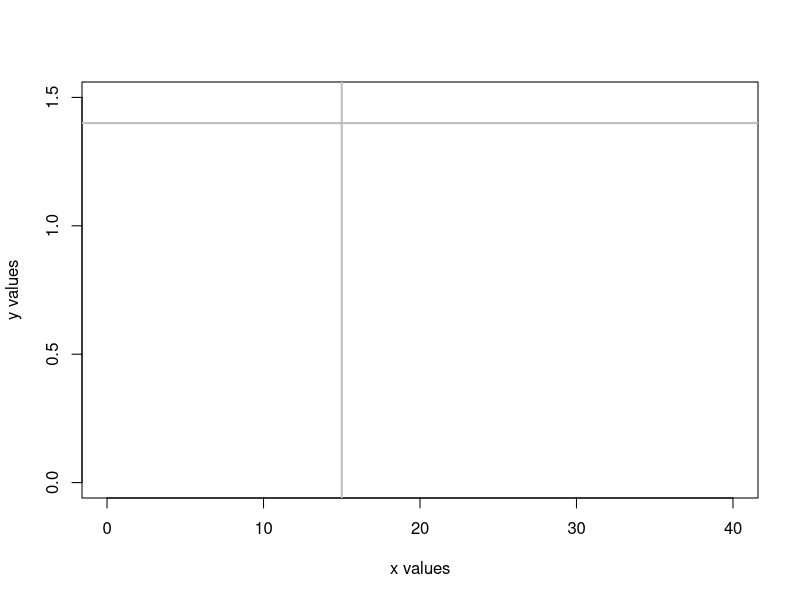

Here is the R script that generated this plot: (Note: this script raises an error after producing the figure.)
## ---- chunk 1
knitr::knit_hooks$set(
  margin = function(before, options, envir) {
    if (before) par(mgp = c(1.5, .5, 0)) #, bty = "n", plt = c(.105, .97, .13, .97))
    else NULL
  })

knitr::opts_chunk$set(echo       = TRUE,
                      message    = FALSE,
                      cache      = TRUE,
                      autodep    = TRUE,
#                      dev.args   = list(pointsize = 11),
                      fig.height = 5,
                      fig.width  = 1.4 * 5,
                      fig.retina = 2,
                      fig.align  = "center",
                      margin     = TRUE)
## ---- chunk 2
needed_packages <- c(
  "deSolve",
  "tibble",
  "purrr",
  "dplyr",
  "magrittr"
)
## ---- chunk 3
to_install <- needed_packages[! needed_packages %in% installed.packages()[,"Package"]]
if (length(to_install)) install.packages(to_install)
## ---- chunk 4
library(tibble)
library(purrr)
library(dplyr)
library(magrittr)
## ---- chunk 5
lwd_val <- 2
## ---- chunk 6
ode2 <- function(...) tibble::as_tibble(as.data.frame(deSolve::ode(...)))

seq2 <- function(...) seq(..., le = 512)

plotl <- function(...) plot(..., type = "l", lwd = 2)

lines2 <- function(...) lines(..., lwd = 2)

legend2 <- function(...) legend(..., bty = "n")

abline2 <- function(..., col = 2) abline(..., lwd = lwd_val, col = col)

plot2 <- function(..., col = 4) plot(..., type = "l", lwd = lwd_val, col = col)

plot3 <- function(...) plot2(..., xlab = "actual duration of treatment (days)")

legend2 <- function(...) legend(..., lty = 1, lwd = lwd_val, bty = "n")

legend3 <- function(x, y, legend, ...) {
  tmp <- legend2(x, y, legend = rep(" ", length(legend)),
                 text.width = max(strwidth(legend)), xjust = 1, yjust = 1, ...)
  text(tmp$rect$left + tmp$rect$w, tmp$text$y, legend, pos = 2)
}

mclapply2 <- function(...) {
  parallel::mclapply(..., mc.cores = parallel::detectCores() - 1)
}

polygon2 <- function(x, y, col = 4, alpha = .2, ...) {
  polygon(c(x[1], x, tail(x, 1)), c(0, y, 0), col = adjustcolor(col, alpha),
          border = NA)
}

polygon3 <- function(x, y1, y2, col = 4, ...) {
  polygon(c(x, rev(x)), c(y1, rev(y2)), col = col, border = NA, ...)
}
## ---- chunk 7
rgb2 <- function(...) rgb(..., maxColorValue = 255)

yellows <- map_chr(list(
  list(255, 241, 195),
  list(246, 220, 138),
  list(235, 200,  79),
  list(204, 159,  44),
  list(156, 120,  24),
  list(107,  85,  19)), ~ do.call(rgb2, .x))

reds <- map_chr(list(
  list(250, 208, 206),
  list(237, 164, 167),
  list(222, 104, 102),
  list(201,  62,  63),
  list(156,  39,  38),
  list(116,  24,  21)), ~ do.call(rgb2, .x))

blues <- map_chr(list(
  list(200, 231, 251),
  list(157, 202, 235),
  list( 87, 153, 209),
  list(  1, 113, 178),
  list(  5,  78, 145),
  list(  3,  44,  92)), ~ do.call(rgb2, .x))

greens <- map_chr(list(
  list(217, 232, 197),
  list(160, 201, 121),
  list( 98, 179,  70),
  list( 69, 148,  51),
  list( 35, 113,  48),
  list( 21,  59,  28)), ~ do.call(rgb2, .x))

# template:
#<- map_chr(list(
#  list(, , ),
#  list(, , ),
#  list(, , ),
#  list(, , ),
#  list(, , ),
#  list(, , )), ~ do.call(rgb2, .x))

## ---- chunk 8
find_rate <- function(p = .1, b1 = .5 * p, b2 = 1.5 * p) {
  optimise(function(x) abs(exp(- x) - (1 - p)), c(b1, b2))$min
}
## ---- chunk 9
hill <- function(x, X, Y, h) {
  x2h <- x^h
  Y * x2h / (X^h + x2h)
}
## ---- chunk 10
xs <- seq2(0, 40)
X <- 15
Y <- 1.4

plot(NA, xlim = c(0, max(xs)), ylim = c(0, 1.5), xlab = "x values", ylab = "y values")
abline2(v = X, col = "grey")
abline2(h = Y, col = "grey")

hs <- exp(seq(-3, 3))
cols <- spectral(length(hs))
walk2(hs, cols, ~ lines2(xs, hill(xs, X, Y, h = .x), col = .y))

legend3("bottomright", col = cols, title = "Hill coefficient h",
        legend = formatC(round(hs, 2), digits = 2, format = "f"))

axis(1, X, "X")
axis(2, Y, "Y", las = 1)
## ---- chunk 11
uptake <- function(d, Xv, Yv, Zv, hv) {
  Zv - hill(d, Xv, Yv, hv)
}
## ---- chunk 12
ds <- seq2(0, 30)
plot2(ds, uptake(ds, 15, 1, 1, 4), ylim = 0:1,
      xlab = "duration of treatment (days)", ylab = "uptake probability")
lines2(ds, uptake(ds, 10, .7, .9, 1.75), col = 3)
## ---- chunk 13
plot_probabilities <- function(
    pd = 40,                      # proposed duration of treatment
    Xf  = 25,   Yf = .8, hf = 7,  # fatigue
    Xmp = .875, Ym = 1,  hm = 50, # mitigation of fatigue
    lwd = 2,
    ylim = 0:1,
    add = FALSE,
    lgnd = TRUE) {                # whether to add the legend to the plot or not
  
  Xm <- Xmp * pd
  ts <- seq2(0, pd)

  fatigue <- hill(ts, Xf, Yf, hf)
  mitigation <- 1 - hill(ts, Xm, Ym, hm)
  
  if (! add) plot(ts, fatigue, ylim = ylim, col = 3, type = "l", lwd = lwd,
                  xlab = "time in treatment (days)",
                  ylab = "probability or mitigation factor")
  lines2(ts, mitigation, col = 2)
  lines2(ts, mitigation * fatigue, col = 4)
  
  if (lgnd & ! add)
    legend2("left", col = c(3, 2, 4),
            legend = c("fatigue", "mitigation of fatigue", "dropping probability"))
}
## ---- chunk 14
plot_probabilities()
## ---- chunk 15
plot_probabilities(hf = 0, hm = 0, Ym = .05, Yf = .4)
## ---- chunk 16
dropping_probability <- function(
    pd = 40,                        # proposed duration of treatment
    Xf  = 25,   Yf = .8, hf = 7,    # fatigue
    Xmp = .875, Ym = 1,  hm = 50,   # mitigation of fatigue
    by = pd / (le - 1), le = 512) { # sampling day in the treatment

  ts <- seq(0, pd, by)
  tibble(x = ts,
         y = hill(ts, Xf, Yf, hf) * (1 - hill(ts, Xmp * pd, Ym, hm)))
}
## ---- chunk 17
dropping_probability()
## ---- chunk 18
effective_duration <- function(
    pd = 40,                        # proposed duration of treatment
    Xf  = 25,   Yf = .8, hf = 7,    # fatigue
    Xmp = .875, Ym = 1,  hm = 50,   # mitigation of fatigue
    by = pd / (le - 1), le = 512) { # sampling effective durations of treatment
  
  dp <- dropping_probability(pd, Xf, Yf, hf, Xmp, Ym, hm, by, le)
  y <- dp$y
  dens <- c(y[1], y[-1] * cumprod(1 - y[-length(y)]))
  tibble(x = dp$x,
         y = dens / sum(dens))
}
## ---- chunk 19
with(effective_duration(), {
  plot3(x, y, ylab = "probability density")
  polygon2(x, y)
})
## ---- chunk 20
explore_dropping <- function(
    Xf  = 200,  Yf  = .15, hf  = 7,
    Xmp = .875, Ym  = 1,   hm  = 50,
    by  = .1, ylim = c(0, .2),
    proposed_durations = c(20, 40, seq(60, 100, 10))) {

  proposed_durations <- sort(proposed_durations)

  eds <- map(proposed_durations,
             ~ effective_duration(.x, Xf, Yf, hf, Xmp, Ym, hm, by))
  
  opar <- par(mfrow = 2:1, plt = c(.1, .96, .21, .93))
  
  plot_probabilities(tail(proposed_durations, 1),
                Xf, Yf, hf, Xmp, Ym, hm, lwd = 4, ylim = ylim, lgnd = FALSE)
  walk(head(proposed_durations, -1),
       ~ plot_probabilities(.x, Xf, Yf, hf, Xmp, Ym, hm, add = TRUE))
  
  plot(NA, xlim = c(0, max(proposed_durations)),
           ylim = c(0, max(unlist(map(eds, ~ .x$y)))),
           xlab = "effective duration of treatment (days)",
           ylab = "probability density")
  walk(eds, ~ with(.x, {
    lines2(.x$x, .x$y, col = 4)
    polygon2(x, y)
  }))
  abline2(v = proposed_durations, col = "grey")
  
  par(opar)
}
## ---- chunk 21
explore_dropping(Xmp = .95, hm = 50, ylim = c(0, .0007))
## ---- chunk 22
draw_durations <- function(
    pd = 40,                        # proposed duration of treatment
    Xf  = 25,   Yf = .8, hf = 7,    # fatigue
    Xmp = .875, Ym = 1,  hm = 50,   # mitigation of fatigue
    by = pd / (le - 1), le = 512,   # sampling effective durations of treatment 
    n = 1000) {                     # number to draw
  with(effective_duration(pd, Xf, Yf, hf, Xmp, Ym, hm, by, le), sample(x, n, TRUE, y)) 
}                    
## ---- chunk 23
draw_durations(n = 16)
## ---- chunk 24
ts <- seq2(0, 30)
plot3(ts, hill(ts, 5, 1, .8), ylim = 0:1, ylab = "treatment efficacy")
lines2(ts, hill(ts, 20, 1, 5), col = 3)
legend2("topleft", legend = c("optimistic", "pessimistic"), col = 4:3)
## ---- chunk 25
pi_value <- function(
    tau = .99,
    pd = 10,
    
    Xv  = 15,   Yv = 1,   hv = 4, Zv = 1,
    Xf  = 200,  Yf = .15, hf = 7,
    Xmp = .875, Ym = 1,   hm = 50,
    Xe  = 10,   Ye = 1,   he = 1,
    
    by = pd / (le - 1), le = 512,
    n = 1000) {
  
  tau *
    uptake(pd, Xv, Yv, Zv, hv) *
    hill(draw_durations(pd, Xf, Yf, hf, Xmp, Ym,  hm, by, le, n), Xe, Ye, he)
}
## ---- chunk 26
tau_vals <- c(.2, .5, .75, .9, 1)

out1 <- tau_vals |>
  map(~ pi_value(tau = .x, pd = 10, n = 1e4, le = 1e6)) |> 
  map(density)

plot2(NA, xlim = 0:1, ylim = c(0, max(unlist(map(out1, extract2, "y")))),
      xlab = expression(paste("proportion ", pi, " of new infections sterilized")),
      ylab = "density of probability")

walk2(out1, seq_along(tau_vals), ~ with(.x, {
  polygon2(x, y, col = .y)
  lines2(x, y, col = .y)
}))

add_legend_sterilization <- function(...) {
  legend2("topright", legend = paste0(rev(100 * tau_vals), "%"),
          col = rev(seq_along(tau_vals)),
          title = expression(paste("perentage ", tau,
                                   " of recent infections identified")))
}

add_legend_sterilization()
## ---- chunk 27
quantplot <- function(x, y, probs = c(.025, seq(.05, .95, .05), .975),
                      col = 4, alpha = .07, smooth = TRUE, ...) {
  lowess2 <- function(y) lowess(x, y, ...)$y
  
  y <- map_dfr(y, quantile, probs)
  if (smooth) y <- map_dfc(y, lowess2)
  
  nbcol <- ncol(y)
  test <- nbcol %% 2
  nb <- (nbcol - test) / 2 - 1
  walk(0:nb,
       ~ polygon3(x, y[[1 + .x]], y[[nbcol - .x]], col = adjustcolor(col, alpha)))
  if (test) lines2(x, y[[ceiling(nbcol / 2)]], col = col)
}
## ---- chunk 28
pd_vals <- seq(1, 40, le = 512)
out <- map(tau_vals,
           ~ mclapply2(pd_vals,
                       function(x) pi_value(pd = x, tau = .x, n = 1e4, le = 1e6)))
## ---- chunk 29
plot(NA, xlim = c(0, 45), ylim = 0:1,
     xlab = "proposed duration d of treatment (days)",
     ylab = expression(paste("proportion ", pi, " of new infections sterilized")))

walk2(out,
      seq_along(out),
      ~ quantplot(pd_vals, .x,  probs = seq(.025, .975, le = 75), col = .y,
                  alpha = .03, smooth = FALSE))

add_legend_sterilization()
## ---- chunk 30
dashboard_prt <- function(
    max_dur = 40,
    tau = .99,
    
    Xv  = 15,   Yv = 1,   hv = 4, Zv = 1,
    Xf  = 200,  Yf = .15, hf = 7,
    Xmp = .875, Ym = 1,   hm = 50,
    Xe  = 10,   Ye = 1,   he = 1,
    
    le = 512,       # nb of pts along the x axes
    npop = 1000,    # nb of pts along the distribution to draw from
    nspl = 1000,    # nb of pts to draw from the distribution (nspl >> npop is better)
    probs = seq(.025, .975, le = 75),
    ylim1 = 0:1, ylim3 = 0:1, ylim4 = 0:1,
    col1 = 4, col2 = 4, col3 = 4, col4 = 4, col5 = 4,
    alpha = .1, smooth = TRUE, f1 = 2 / 3, f2 = .08, ...) {
  
  min_dur <- .1
  ds <- seq(min_dur, max_dur, le = le)
  
# 1. treatment uptake
  plot2(ds, uptake(ds, Xv, Yv, Zv, hv), ylim = ylim1, col = col1,
        xlab = "proposed duration of treatment (days)", ylab = "uptake probability")

# 2. distribution of actual durations of treatment
  
  proposed_durations <- seq(10, 40, 10) #pretty(2:max_dur)
  
  eds <- map(proposed_durations,
             ~ effective_duration(.x, Xf, Yf, hf, Xmp, Ym, hm, by = .1))
  
  plot(NA, xlim = c(0, max_dur),
           ylim = c(0, max(unlist(map(eds, ~ .x$y)))),
           xlab = "actual duration of treatment (days)",
           ylab = "probability density")
  walk(eds, ~ with(.x, {
    lines2(.x$x, .x$y, col = col2)
    polygon2(x, y)
  }))
  abline2(v = proposed_durations, col = "grey")
  
# 3. durations of treatment vs proposed duration of treatment
  plot(NA, xlim = c(0, max_dur),
           ylim = c(0, max_dur),
           xlab = "proposed duration of treatment (days)",
           ylab = "of treatment (days)")
  mtext("actual duration", 2, 2.25)
  
  eds <- mclapply2(ds,
                   function(x)
                     draw_durations(x, Xf, Yf, hf, Xmp, Ym, hm, le = npop, n = nspl))
  quantplot(ds, eds,  probs, col = col3, alpha, smooth, f = f1, ...)
  abline2(0, 1, col = "grey")
  
# 4. pharmaco-dynamics treatment efficacy
  plot3(ds, hill(ds, Xe, Ye, he), ylim = ylim3, col = col4, ylab = "treatment efficacy")

# 5. intervention efficacy
  plot(NA, xlim = c(0, 45), ylim = ylim4,
     xlab = "proposed duration of treatment (days)",
     ylab = "infections sterilized")
  mtext("proportion of new", 2, 2.25)

  out <- mclapply2(ds,
                   function(x) pi_value(tau, x, Xv, Yv, hv, Zv, Xf, Yf, hf, Xmp, Ym,
                                        hm, Xe, Ye, he, le = npop, n = nspl))
  quantplot(ds, out,  probs, col = col5, alpha, smooth, f = f2, ...)
  
  lines2(ds, 1 - map_dbl(out, ~ mean(1 - .x)), col = 2, lty = 3)
  
  invisible(list(d = ds, pi = out))
}
## ---- chunk 31
opar <- par(mfrow = c(3, 2), cex = 1, plt = c(.25, .95, .25, .9))
dashboard_prt(probs = seq(.001, .999, le = 9), alpha = .2, npop = 1e4, nspl = 1e3,
              col2 = 4, col4 = 4, ylim4 = c(0, .5))
par(opar)
## ---- chunk 32
sid_dyn <- function(N, I0 = 0, D0, beta, gamma, pi, delta, alpha, times) {
  ode2(c(S = N - I0 - D0, I = I0, D = D0),
       times,
       function(time, state, pars) {
         with(as.list(c(state, pars)), {
           infection <- (1 - pi) * beta * D * S
           dS  <- gamma * I + alpha * D - infection
           dI  <- infection - (delta + gamma) * I
           dD  <- delta * I - alpha * D
           list(c(dS, dI, dD))
         })
       },
       c(beta = beta, gamma = gamma, pi = pi, delta = delta, alpha = alpha))
}
## ---- chunk 33
sid_equ <- function(N, beta, gamma, pi, delta, alpha) {
  Dstar <- delta * N / (alpha + delta) - alpha * (delta + gamma) /
           ((alpha + delta) * (1 - pi) * beta)
  Istar <- alpha * Dstar / delta
  c(S = N - Istar - Dstar, I = Istar, D = Dstar)
}
## ---- chunk 34
plot_sid_dyn_equ <- function(
    N     = 1e5,
    D0    = 350,
    beta  = .000001,
    gamma = 0,
    pi    = 0,
    delta = .0001,
    alpha = 1 / 70,
    times = seq2(0, 25000)) {
  sims <- sid_dyn(N = N, I0 = 0, D0 = D0, beta = beta, gamma = gamma, pi = pi,
                  delta = delta, alpha = alpha, times = times)

  equs <- sid_equ(N = N, beta = beta, gamma = gamma, pi = pi,
                  delta = delta, alpha = alpha)
  
  plotl2 <- function(...) plotl(..., xlab = "time (year)")
  
  opar <- par(mfrow = c(1, 3), cex = 1, plt = c(.25, .95, .25, .9))
  with(sims, {
    plotl2(time, I, col = 2, ylab = "infection prevalence")
    abline(h = equs["I"], col = 2)
    plotl2(time, D, col = 3, ylab = "disease prevalence")
    abline(h = equs["D"], col = 3)
    plotl2(time, delta * I, col = 4, ylab = "yearly disease incidence")
    abline(h = delta * equs["I"], col = 4)
  })
  par(opar)
}
## ---- chunk 35
plot_sid_dyn_equ()
## ---- chunk 36
sid_param_val <- function(inf_prev, dis_prev, dis_incd, N = 1e5) {
  delta <- dis_incd / inf_prev
  alpha <- dis_incd / dis_prev
  c(alpha = alpha,
    beta  = alpha * delta / (delta * N - (alpha + delta) * dis_prev),
    delta = delta)
}
## ---- chunk 37
(sid_p_val <- sid_param_val(2e4, 322, 176))
## ---- chunk 38
plot_sid_dyn_equ(D0    = 322,
             beta  = sid_p_val[["beta"]],
             delta = sid_p_val[["delta"]],
             alpha = sid_p_val[["alpha"]],
             times = seq2(0, 6000))
## ---- chunk 39
siid_dyn <- function(N = 1e5, Is0 = 0, If0 = 0, D0,
                    pi, p, beta, gammas, gammaf, deltas, deltaf, alpha, times) {
  ode2(c(S = N - Is0 - If0 - D0, Is = Is0, If = If0, D = D0),
       times,
       function(time, state, pars) {
         with(as.list(c(state, pars)), {
           infection <- beta * D * S
           dS  <- gammas * Is + gammaf * If + alpha * D - (1 - p * pi) * infection
           dIs <- (1 - p) * infection - (gammas + deltas) * Is
           dIf <- (1 - pi) * p * infection - (gammaf + deltaf) * If
           dD  <- deltas * Is + deltaf * If - alpha * D
           list(c(dS, dIs, dIf, dD))
         })
       },
       c(pi = pi, p = p, beta = beta, gammas = gammas, gammaf = gammaf,
         deltas = deltas, deltaf = deltaf, alpha = alpha))
}
## ---- chunk 40
siid_equ <- function(N = 1e5, pi, p, beta, gammas, gammaf, deltas, deltaf, alpha) {
  A  <- (alpha * deltaf + (1 + deltas) * gammaf) * (1 - p) +
        (alpha * deltas + (alpha + deltaf) * gammas) * (1 - pi) * p + 
        (1 - p * pi) * deltas * deltaf
  D  <- (((1 - p) * deltas * gammaf +
          (1 - pi) * p * gammas * deltaf +
          (1 - p * pi) * deltas * deltaf) * N - 
         (deltas * gammaf + gammas * deltaf + deltas * deltaf) * alpha / beta) / A
  If  <- (N - (alpha / deltas + 1) * D) * (1 - pi) * p * beta * D / 
         (gammaf + deltaf + (1 - deltaf / deltas) * (1 - pi) * p * beta * D)
  Is  <- (alpha * D - deltaf * If) / deltas
  c(S  = N - Is - If - D,
    Is = Is,
    If = If,
    D  = D)
}
## ---- chunk 41
plot_siid_dyn_equ <- function(
    N = 1e5,
    Is0 = 0,
    If0 = 0,
    D0 = 350,
    pi = 0,
    p = .9,
    beta = 1e-6,
    gammas = 0,
    gammaf = 0,
    deltas = 1e-6,
    deltaf = 1e-4,
    alpha = 1 / 70,
    times = seq2(0, 700000)) {
  
  sims <- siid_dyn(N, Is0, If0, D0,
                  pi, p, beta, gammas, gammaf, deltas, deltaf, alpha, times)

  equs <- siid_equ(N, pi, p, beta, gammas, gammaf, deltas, deltaf, alpha)
  
  plotl2 <- function(...) plotl(..., xlab = "time (year)")
  
  opar <- par(mfrow = c(2, 2), cex = 1, plt = c(.25, .95, .25, .9))
  with(sims, {
    incidence_dyn <- deltas * Is + deltaf * If
    incidence_equ <- deltas * equs["Is"] + deltaf * equs["If"]
    
    plotl2(time, Is + If, col = 1, ylab = "infection prevalence")
    abline(h = equs["Is"] + equs["If"], col = 1)
    
    plotl2(time, D,  col = 2, ylab = "disease prevalence")
    abline(h = equs["D"], col = 2)
    
    plotl2(time, incidence_dyn, col = 3, ylab = "yearly disease incidence")
    abline(h = incidence_equ, col = 3)
    
    plotl2(time, deltaf * If / incidence_dyn, col = 4,
           ylab = "proportion of fast infections")
    abline(h = deltaf * equs["If"] / incidence_equ, col = 4)
  })
  par(opar)
}
## ---- chunk 42
plot_siid_dyn_equ()
## ---- chunk 43
N <- 1e5
beta <- .000001
gamma <- gammas <- gammaf <- 0
pi <- 0
delta <- deltas <- deltaf <- .0001
alpha <- 1 / 70
p <- 1
sid_equ(N, beta, gamma, pi, delta, alpha)
siid_equ(N, pi, p, beta, gammas, gammaf, deltas, deltaf, alpha)
## ---- chunk 44
siid_equ2 <- function(N = 1e5, p, beta, gammas, gammaf, deltas, deltaf, alpha) {
  D <- (((gammaf + deltaf) * deltas +
           (gammas * deltaf - deltas * gammaf) * p) * beta * N -
          (gammas * deltaf + (gammaf + deltaf) * deltas) * alpha) /
    (((alpha + deltas) * deltaf + (1 - p) * (1 + deltas) * gammaf +
        ((deltaf + alpha) * gammas - (deltaf - deltas) * alpha) * p) * beta)
  
  c(D = D,
    I = ((N - D) * (deltaf - deltas) * p * beta - (gammaf + deltaf) * alpha) * D /
      ((deltaf - deltas) * p * beta * D - (gammaf + deltaf) * deltas),
    df = (deltas * N - (alpha + deltas) * D) * deltaf * p * beta * D / 
      ((gammaf + deltaf) * deltas - (deltaf - deltas) * p * beta * D),
    ds = D * (alpha + (deltas * N - (alpha + deltas) * D) * p * beta * deltaf /
                ((deltaf - deltas) * p * beta * D - (gammaf + deltaf) * deltas))
    )
}
## ---- chunk 45
siid_equ(N = 1e5, pi = 0, p = .9, beta = .00001, gammas = 1 / 70, gammaf = 0,
         deltas = 1 / 50, deltaf = 1 / 5, alpha = 1 / 70)

siid_equ2(N = 1e5, p = .9, beta = .00001, gammas = 1 / 70, gammaf = 0,
          deltas = 1 / 50, deltaf = 1 / 5, alpha = 1 / 70)
## ---- chunk 46
plot_siid_dyn_equ2 <- function(
    N = 1e5,
    Is0 = 0,
    If0 = 0,
    D0 = 350,
    pi = 0,
    p = .9,
    beta = 1e-6,
    gammas = 0,
    gammaf = 0,
    deltas = 1e-6,
    deltaf = 1e-4,
    alpha = 1 / 70,
    times = seq2(0, 500000)) {
  
  sims <- siid_dyn(N, Is0, If0, D0,
                  pi, p, beta, gammas, gammaf, deltas, deltaf, alpha, times)

  equs <- siid_equ2(N, p, beta, gammas, gammaf, deltas, deltaf, alpha)

  plotl2 <- function(...) plotl(..., xlab = "time (year)")
  
  opar <- par(mfrow = c(2, 2), cex = 1, plt = c(.25, .95, .25, .9))
  with(sims, {
    plotl2(time, Is + If, col = 1, ylab = "infection prevalence")
    abline(h = equs["I"], col = 1)
    
    plotl2(time, D,  col = 2, ylab = "disease prevalence")
    abline(h = equs["D"], col = 2)
    
    plotl2(time, deltaf * If, col = 3, ylab = "yearly fast disease incidence")
    abline(h = equs["df"], col = 3)

    plotl2(time, deltas * Is, col = 4, ylab = "yearly slow disease incidence")
    abline(h = equs["ds"], col = 4)
  })
  par(opar)
}
## ---- chunk 47
plot_siid_dyn_equ2()
## ---- chunk 48
siid_equ3 <- function(N = 1e5, p, beta, deltas, deltaf, alpha) {
  D <- deltaf * deltas * (beta * N - alpha) / 
       (((alpha + deltas) * deltaf - (deltaf - deltas) * alpha * p) * beta)
  
  c(D = D,
    I = ((N - D) * (deltaf - deltas) * p * beta - deltaf * alpha) * D /
        ((deltaf - deltas) * p * beta * D - deltaf * deltas),
    df = (deltas * N - (alpha + deltas) * D) * deltaf * p * beta * D /
        (deltaf * deltas - (deltaf - deltas) * p * beta * D),
    ds = (alpha + (deltas * N - (alpha + deltas) * D) * p * beta * deltaf / 
            ((deltaf - deltas) * p * beta * D - deltaf * deltas)) * D
    )
}

siid_equ2(N = 1e5, p = .9, beta = .00001, gammas = 0, gammaf = 0, deltas = 1 / 50,
          deltaf = 1 / 5, alpha = 1 / 70)

siid_equ3(N = 1e5, p = .9, beta = .00001, deltas = 1 / 50, deltaf = 1 / 5,
          alpha = 1 / 70)
## ---- chunk 49
siid_param_val <- function(I, D, ds, df, N, deltaf) {
  c(alpha  = (df + ds) / D,
    beta   = (df + ds) / ((N - I - D) * D),
    deltas = deltaf * ds / (deltaf * I - df),
    p      = df / (df + ds))
}
## ---- chunk 50
x <- .9
di <- 176
D <- 322
df <- round(x * di)
siid_param_val(I = 1e4, D = D, ds = di - df, df = df, N = 1e5, deltaf = 1 / 2)
siid_param_val(I = 3e4, D = D, ds = di - df, df = df, N = 1e5, deltaf = 1 / 2)
## ---- chunk 51
deltaf <- 1 / 2
N <- 1e5
x <- .9
di <- 176
D0 <- 322
df <- x * di

siid_p_val <- siid_param_val(I = 2e4, D = D0, ds = di - df, df = df, N = N,
                             deltaf = deltaf)

a <- siid_equ(N = N, pi = 0, p = siid_p_val[["p"]], beta = siid_p_val[["beta"]],
              gammas = 0, gammaf = 0, deltas = siid_p_val[["deltas"]],
              deltaf = deltaf, alpha = siid_p_val[["alpha"]])

b <- siid_equ2(N = N, p = siid_p_val[["p"]], beta = siid_p_val[["beta"]],
               gammas = 0, gammaf = 0, deltas = siid_p_val[["deltas"]],
               deltaf = deltaf, alpha = siid_p_val[["alpha"]])

a["D"]
sum(a[c("Is", "If")])
b["I"]
(d <- sum(b[c("df", "ds")]))
b[["df"]] / d
## ---- chunk 52
pi2dis_inc <- function(
    I0 = 2e4,
    D0 = 322,
    di = 176,
    x = .9,
    deltaf = 1 / 2,
    N = 1e5,
    rates = c(.02, .1, .2),
    by = .1,
    times = 2025 + seq2(0, 30),
    eps = 5,
    lgnd = TRUE,
    show_rates = TRUE) {
  
  df <- x * di

  siid_p_val <- siid_param_val(I = I0, D = D0, ds = di - df, df = df, N = N,
                             deltaf = deltaf)

  start_val <- siid_equ(N = N, pi = 0, p = siid_p_val[["p"]],
                        beta = siid_p_val[["beta"]],
                        gammas = 0, gammaf = 0, deltas = siid_p_val[["deltas"]],
                        deltaf = deltaf, alpha = siid_p_val[["alpha"]])

  pi_effect <- function(pi) {
    siid_dyn(N = 1e5, Is0 = start_val[["Is"]], If0 = start_val[["If"]], D0, pi,
             p      = siid_p_val[["p"]],
             beta   = siid_p_val[["beta"]], gammas = 0, gammaf = 0,
             deltas = siid_p_val[["deltas"]], deltaf = deltaf,
             alpha  = siid_p_val[["alpha"]], times) |> 
      mutate(d = deltaf * If + siid_p_val[["deltas"]] * Is)
  }

  pi_vals <- seq(0, 1, .1)
  
  maxt <- max(times)
  mint <- min(times)
  minx <- mint - eps
  
  plot(NA, xlim = c(minx, maxt), ylim = c(0, di),
       xlab = "year", ylab = "(/year/100,000)")
  mtext("disease incidence", 2, 2.25)
  
  cols <- spectral(length(pi_vals))
  
  pi_vals |> 
    map(pi_effect) |> 
    walk2(cols, ~ with(.x, lines2(time, d, col = .y)))
  
  segments(minx, di, mint, di, col = cols[1], lwd = 2)
  
  if (show_rates) {
    xs <- seq(mint, maxt, by)
    walk2(rates, 2:4,
          ~ lines2(xs, di * exp(- find_rate(.x) * (xs - mint)), lty = .y))
  }
  
  if (lgnd) {
    legend2("bottomleft", col = cols, title = expression(pi),
            legend = formatC(round(pi_vals, 2), digits = 2, format = "f"))
    legend(2048, 175, lty = 2:4, title = "annual decrease", bty = "n", lwd = 2,
           legend = paste0(formatC(round(rates, 2), digits = 2, format = "f"), "%"))
  }
}
## ---- chunk 53
pi2dis_inc()
## ---- chunk 54
siid2_dyn <- function(N = 1e5, I10 = 0, I20 = 0, D0,
                      p, beta, sigma, alpha, gamma1, gamma2, delta1, delta2, times) {
  ode2(c(S = N - I10 - I20 - D0, I1 = I10, I2 = I20, D = D0),
       times,
       function(time, state, pars) {
         with(as.list(c(state, pars)), {
           infection <- p * beta * D * S
           dS  <- gamma1 * I1 + gamma2 * I2 + alpha * D - infection
           dI1 <- infection - (gamma1 + delta1 + sigma) * I1
           dI2 <- sigma * I1 - (delta2 + gamma2) * I2
           dD  <- delta1 * I1 + delta2 * I2 - alpha * D
           list(c(dS, dI1, dI2, dD))
         })
       },
       c(p = p, beta = beta, sigma = sigma, alpha = alpha, gamma1 = gamma1,
         gamma2 = gamma2, delta1 = delta1, delta2 = delta2))
}
## ---- chunk 55
delta1 <- 1 / 2
delta2 <- 1 / 20
siid2_dyn(N = 1e5,
          I10 = 10000,
          I20 = 0,
          D0 = 300,
          p = .1,
          beta = .0001,
          sigma = 1 / 2,
          alpha = 2,
          gamma1 = 1 / 60,
          gamma2 = 1 / 60,
          delta1,
          delta2,
          times = seq2(0, 100)) |> 
  with(plotl(time, delta1 * I1 + delta2 * I2))
abline(h = 0)
## ---- chunk 56
delta1 <- 1 / 2
delta2 <- .0008941636
siid2_dyn(N = 1e5,
          I10 = 316.8,
          I20 = 19683.2,
          D0 = 322,
          p = 0,
          beta = .00001985216,
          sigma = 1.091077,
          alpha = .5465839,
          gamma1 = 1 / 60,
          gamma2 = 1 / 60,
          delta1,
          delta2,
          times = seq2(0, 30)) |> 
  with(plotl(time, delta1 * I1 + delta2 * I2, ylim = c(0, 176)))
abline(h = 0)
## ---- chunk 57
siid2_equ <- function(N, p, beta, sigma, alpha, gamma1, gamma2, delta1, delta2) {
  I1 <- ((gamma2 * delta1 + (delta1 + sigma) * delta2) * p * beta * N -
           (gamma1 + delta1 + sigma) * (gamma2 + delta2) * alpha) *
          (gamma2 + delta2) * alpha / 
        (((alpha + delta1) * (gamma2 + delta2) + (alpha + delta2) * sigma) * 
           (gamma2 * delta1 + (delta1 + sigma) * delta2) * p * beta)
  I2 <- sigma * I1 / (delta2 + gamma2)
  D  <- (delta1 * I1 + delta2 * I2) / alpha
  c(S = N - I1 - I2 - D, I1 = I1, I2 = I2, D = D)
}
## ---- chunk 58
siid2_param_val <- function(I, D, d1, d2, delta1, gamma1, gamma2, N) {
  c(
    alpha  = (d1 + d2) / D,
    beta   = ((delta1 + gamma1 - gamma2) * d1 + delta1 * d2 + gamma2 * delta1 * I) /
             ((N - I - D) * delta1 * D),
    sigma  = (delta1 * d2 - gamma2 * d1 + delta1 * gamma2 * I) / d1,
    delta2 = delta1 * d2 / (delta1 * I - d1)
  )
}
## ---- chunk 59
make_p_effect <- function(
    I0 = 2e4,
    D0 = 322,
    di = 176,
    x = .9,
    delta1 = 1 / 2,
    gamma1 = 1 / 60,
    gamma2 = 1 / 60,
    N = 1e5,
    times = seq2(2025, 2030)) {
  
  d1 <- x * di
  p_val <- siid2_param_val(I0, D0, d1, di - d1, delta1, gamma1, gamma2, N)
  
  alpha  <- p_val[["alpha"]]
  beta   <- p_val[["beta"]]
  sigma  <- p_val[["sigma"]]
  delta2 <- p_val[["delta2"]]
  
  start_val <- siid2_equ(N, 1, beta, sigma, alpha, gamma1, gamma2, delta1, delta2)
  
  function(p) {
    siid2_dyn(N, start_val[["I1"]], start_val[["I2"]], start_val[["D"]],
              p, beta, sigma, alpha, gamma1, gamma2, delta1, delta2, times) |> 
      mutate(d = delta1 * I1 + delta2 * I2)
  }
}
## ---- chunk 60
p2dis_inc <- function(
    I0 = 2e4,
    D0 = 322,
    di = 176,
    x = .9,
    delta1 = 1 / 2,
    gamma1 = 1 / 60,
    gamma2 = 1 / 60,
    N = 1e5,
    p_vals = seq(0, 1, .1),
    rates = c(.02, .1, .2),
    by = .1,
    times = 2025 + seq2(0, 30),
    eps = 5, xl = 2048, yl = 175,
    lgnd = TRUE,
    show_rates = TRUE,
    grid = FALSE) {
  
  p_effect <- make_p_effect(I0, D0, di, x, delta1, gamma1, gamma2, N, times)
  
  maxt <- max(times)
  mint <- min(times)
  minx <- mint - eps
  
  plot(NA, xlim = c(minx, maxt), ylim = c(0, di),
       xlab = "year", ylab = "(/year/100,000)")
  mtext("disease incidence", 2, 2.25)
  
  if (grid) {
    abline(v = pretty(minx:maxt), col = "grey")
    abline(h = pretty(0:di), col = "grey")
  }
  
  cols <- colorRampPalette(reds)(length(p_vals))
  
  p_vals |> 
    map(p_effect) |> 
    walk2(rev(cols), ~ with(.x, lines2(time, d, col = .y)))
  
  segments(minx, di, mint, di, col = cols[1], lwd = 2)
  
  if (show_rates) {
    xs <- seq(mint, maxt, by)
    walk2(rates, 2:4,
          ~ lines2(xs, di * exp(- find_rate(.x) * (xs - mint)), lty = .y))
  }
  
  if (lgnd) {
    legend("bottomleft", col = cols, title = "1 - p", lwd = 2,
           bty = ifelse(grid, "o", "n"),
           legend = formatC(round(p_vals, 2), digits = 2, format = "f"))
    legend(xl, yl, lty = 2:4, title = "annual decrease", lwd = 2,
           bty = ifelse(grid, "o", "n"),
           legend = paste0(formatC(round(rates, 2), digits = 2, format = "f"), "%"))
  }
}
## ---- chunk 61
p2dis_inc()
## ---- chunk 62
p2dec_rate <- function(
    I0 = 2e4,
    D0 = 322,
    di = 176,
    x = .9,
    delta1 = 1 / 2,
    gamma1 = 1 / 60,
    gamma2 = 1 / 60,
    N = 1e5,
    p_vals = seq(0, 1, .1),
    rates = c(.02, .1, .2),
    by = .1,
    times = seq2(2025, 2030),
    maxt = NULL,
    xl = 2048, yl = 175,
    lgnd = TRUE,
    show_rates = TRUE,
    grid = TRUE) {

  p_effect <- make_p_effect(I0, D0, di, x, delta1, gamma1, gamma2, N, times)
  
  decrease_rate <- function(x) {
    dt <- diff(x$time)[1]
    x |> 
      mutate(time = time + dt,
             d    = c(diff(d) / head(d, -1), NA)) |> 
      filter(row_number() <= n() - 1) |> 
      mutate(d = 100 * (1 - exp(d / dt)))
  }
  
  cols <- colorRampPalette(reds)(length(p_vals))
  
  if (is.null(maxt)) maxt <- max(times)
  mint <- min(times)
  
  tmp <- p_vals |> 
    map(p_effect) |> 
    map(decrease_rate)
  
  ymax <- max(map_dbl(tmp, ~ max(.x$d)))
  
  plot(NA, xlim = c(mint, maxt), ylim = c(0, ymax),
       xlab = "year", ylab = "% decrease / year")
  
  if (grid) {
    abline(v = pretty(mint:maxt), col = "grey")
    abline(h = pretty(c(0, ymax)), col = "grey")
  }
  
  walk2(tmp, rev(cols), ~ with(.x, lines2(time, d, col = .y)))
  
  if (show_rates) abline(h = 100 * rates, lty = 2:4, lwd = 2)
  
  if (lgnd) {
    legend("topright", col = cols, title = "1 - p", lwd = 2,
           bty = ifelse(grid, "o", "n"),
           legend = formatC(round(p_vals, 2), digits = 2, format = "f"))
  }
}

p2dec_rate()
## ---- chunk 63
time2val <- function(
    I0 = 2e4,
    D0 = 322,
    di = 176,
    x = .9,
    delta1 = 1 / 2,
    gamma1 = 1 / 60,
    gamma2 = 1 / 60,
    N = 1e5,
    target_vals = NULL,
    times = seq2(2025, 2055)) {

  if (is.null(target_vals)) target_vals <- seq(.1, .9, .1) * di
  cols <- rev(colorRampPalette(blues)(length(target_vals)))
  p_effect <- make_p_effect(I0, D0, di, x, delta1, gamma1, gamma2, N, times)
  d_vals <- head(seq2(0, 1), -1)
  
  compute_data <- function(target) {
    time_vals <- unlist(
      mclapply2(d_vals, function(x) with(p_effect(x), approx(d, time, target)$y)))
    sel <- ! is.na(time_vals)
    tibble(d = 1 - d_vals[sel], t = time_vals[sel])
  }
  
  plot(NA, xlim = 0:1, ylim = range(times),
       xlab = "efficacy of prophylaxis",
       ylab = "year reaching target")
  
  abline(v = pretty(0:1), col = "grey")
  abline(h = pretty(times), col = "grey")
  
  target_vals |>
    map(compute_data) |> 
    walk2(cols, ~ with(.x, lines2(d, t, col = .y)))
}
## ---- chunk 64
dashboard_epi <- function(
    I0 = 2e4,
    D0 = 322,
    di = 176,
    x = .9,
    delta1 = 1 / 2,
    gamma1 = 1 / 60,
    gamma2 = 1 / 60,
    N = 1e5,
    p_vals = seq(0, 1, .1),
    target_vals = NULL,
    rates = c(.02, .1, .2),
    by = .1,
    times1 = seq2(2025, 2055),
    times2 = seq2(2025, 2030),
    eps = 2) {
  
# 1. duration of "recent infections"
  d1 <- x * di
  p_val <- siid2_param_val(I0, D0, d1, di - d1, delta1, gamma1, gamma2, N)
  
  lambda <- delta1 + p_val[["sigma"]] + gamma1
  xmax <- ceiling(qexp(.99, lambda))
  xs <- seq2(0, xmax)
  plot(NA, xlim = c(0, xmax), ylim = 0:1,
       xlab = "leaving recent infections (years)",
       ylab = "cumulative probability")
  abline(v = pretty(0:xmax), col = "grey")
  abline(h = seq(0, 1, .1), col = "grey")
  ys <- pexp(xs, lambda)
  polygon3(xs, ys * gamma1 / lambda, rep(0, length(xs)), col = adjustcolor(3, .1))
  polygon3(xs, ys * (gamma1 + delta1) / lambda, ys, col = adjustcolor(4, .1))
  polygon3(xs, ys * (gamma1 + delta1) / lambda, ys * gamma1 / lambda,
           col = adjustcolor(2, .1))
  lines2(xs, ys, col = 4)
  lines2(xs, ys * (gamma1 + delta1) / lambda, col = 2)
  lines2(xs, ys * gamma1 / lambda, col = 3)

# 2. R0 and proba to develop TB in the long run
  alpha <- p_val[["alpha"]]
#  plot(NA, xlim = 0:1, ylim = 0:1, ann = FALSE, axes = FALSE)
#  text(.8, .53, paste("R0 =", round(N * p_val[["beta"]] / alpha, 2)), 1)
#  delta2 <- p_val[["delta2"]]
#  text(.8, .38, paste("Pr[dis old inf] =", round(delta2 / (delta2 + gamma2), 2)), 1)
  
# 3. duration of disease
  xmax <- ceiling(qexp(.99, alpha))
  xs <- seq2(0, xmax)
  ys <- dexp(xs, alpha)
  plot(NA, xlim = c(0, xmax), ylim = c(0, max(ys)),
       xlab = "duration of disease (years)",
       ylab = "density of probability")
  polygon3(xs, ys, rep(0, length(xs)), col = adjustcolor(4, .1))
  lines2(xs, ys, col = 4)
  abline(v = 1 / alpha, lwd = 2)
  abline(v = log(2) / alpha, lwd = 2, lty = 2)
  
# 4. decrease in disease incidence    
  p2dis_inc(I0, D0, di, x, delta1, gamma1, gamma2, N, p_vals, rates, by, times1, eps,
            lgnd = FALSE, grid = TRUE)
  
# 4. decrease rate
  p2dec_rate(I0, D0, di, x, delta1, gamma1, gamma2, N, p_vals, rates, by, times2,
             lgnd = FALSE)
  
# 5. time to target
  if (is.null(target_vals)) target_vals <- seq(25, di, 25)
  time2val(I0, D0, di, x, delta1, gamma1, gamma2, N, target_vals, times1)
}
## ---- chunk 65
opar <- par(mfrow = c(3, 2), cex = 1, plt = c(.25, .95, .25, .9))
dashboard_epi()
par(opar)
